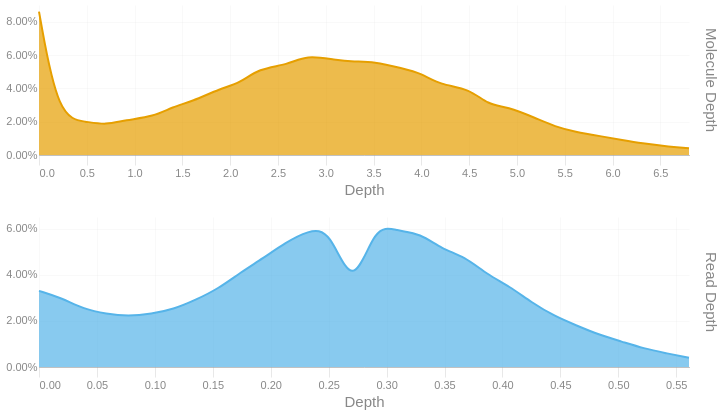

The notebook cell this image was saved under:
### Code cell
readdep = depth_hist(tb['Read Depth'], q99, 3)
readdep = readdep.with_columns(pl.lit('Read Depth').alias('Metric'))
if not SKIPLR:
    moldep = depth_hist(tb['Molecule Depth'], mol_q99, 1)
    moldep = moldep.with_columns(pl.lit('Molecule Depth').alias('Metric'))
    _hist = pl.concat([readdep, moldep])
    _hist = _hist.filter(pl.col('Proportion') != 0)
    with SafeRender(_hist):
        (
            alt.Chart(_hist)        
            .mark_area(interpolate = "basis")
            .encode(
                x=alt.X('Bin:Q').scale(domainMin=0).axis(alt.Axis(title='Depth')),
                y = alt.Y('Proportion:Q', title = None).axis(format = '.2%'),
                color = alt.Color('Metric:N').legend(None),
                row = alt.Row("Metric:N").header(title = None, labelOrient = 'right'),
                tooltip = [
                    alt.Tooltip("Metric:N", title = "Metric"),
                    alt.Tooltip('Interval:N', title = "Depth Interval"),
                    alt.Tooltip('Proportion:Q', title = "% Alignments").format('.2%')
                ]
            )
            .resolve_scale(x='independent', y='independent')
            .properties(
                height = 150, width = 650,
                usermeta={'embedOptions': {'downloadFileName': f'{samplename}.depth.hist'}}
            )
        ).display()
else:
    readdep = readdep.filter(pl.col('Proportion') != 0)
    with SafeRender(readdep):
        (
            alt.Chart(readdep)        
            .mark_area(interpolate = "basis")
            .encode(
                x=alt.X('Bin:Q').scale(domainMin=0).axis(alt.Axis(title='Depth')),
                y = alt.Y('Proportion:Q', title = None).axis(format = '.2%'),
                tooltip = [
                    alt.Tooltip('Interval:N', title = "Depth Interval"),
                    alt.Tooltip('Proportion:Q', title = "% Alignments").format('.2%')
                ]
            )
            .properties(
                usermeta={'embedOptions': {'downloadFileName': f'{samplename}.depth.hist'}}
            )
        ).display()

### Figure 1 — Vega-Lite specification as saved in the notebook (floating-point values rounded to 4 significant figures)
{"width": 650, "height": 150, "config": {"title": {"anchor": "start", "dy": -15, "fontSize": 18, "color": "#888888", "subtitleColor": "#888888", "subtitleFontSize": 14}, "arc": {"fill": "#0072B2"}, "axis": {"domainColor": "#888888", "domainWidth": 0.5, "gridWidth": 0.2, "grid": false, "titleFontWeight": 400, "titleFontSize": 15, "labelFontSize": 11, "labelColor": "#888888", "tickColor": "#888888", "tickWidth": 0.2, "titleColor": "#888888"}, "axisBand": {"grid": false}, "axisX": {"grid": true, "tickSize": 10, "domainCap": "round"}, "axisY": {"domain": false, "grid": true, "tickSize": 0, "domainCap": "round"}, "background": "transparent", "header": {"labelFontSize": 15, "labelColor": "#888888", "titleFontSize": 15, "titleFontWeight": 600, "titleColor": "#888888"}, "legend": {"labelFont": "sans-serif", "labelFontSize": 12, "labelColor": "#888888", "symbolSize": 100, "symbolType": "circle", "titleFontSize": 12, "titlePadding": 10, "titleColor": "#888888", "title": null}, "range": {"category": ["#E69F00", "#56B4E9", "#009E73", "#F0E442", "#0072B2", "#D55E00", "#CC79A7", "#000000"], "diverging": ["#cfe8f3", "#a2d4ec", "#73bfe2", "#46abdb", "#1696d2", "#12719e"]}, "area": {"fill": "#0072B2", "fillOpacity": 0.7, "line": true, "strokeOpacity": 0.7}, "line": {"color": "#0072B2", "stroke": "#0072B2", "strokeWidth": 2}, "trail": {"color": "#0072B2", "stroke": "#0072B2", "strokeWidth": 0, "size": 1}, "point": {"filled": true, "fillOpacity": 1.0, "size": 95}, "text": {"color": "#888888", "fontSize": 11, "align": "right", "fontWeight": 400, "size": 11}, "bar": {"fill": "#0072B2", "stroke": null}, "view": {"stroke": null, "continuousWidth": 660, "continuousHeight": 400}}, "data": {"name": "data-c9391c04bf793a10956b262baf962502"}, "mark": {"type": "area", "interpolate": "basis"}, "encoding": {"color": {"field": "Metric", "legend": null, "type": "nominal"}, "row": {"field": "Metric", "header": {"title": null, "labelOrient": "right"}, "type": "nominal"}, "tooltip": [{"field": "Metric", "title": "Metric", "type": "nominal"}, {"field": "Interval", "title": "Depth Interval", "type": "nominal"}, {"field": "Proportion", "format": ".2%", "title": "% Alignments", "type": "quantitative"}], "x": {"axis": {"title": "Depth"}, "field": "Bin", "scale": {"domainMin": 0}, "type": "quantitative"}, "y": {"axis": {"format": ".2%"}, "field": "Proportion", "title": null, "type": "quantitative"}}, "resolve": {"scale": {"x": "independent", "y": "independent"}}, "usermeta": {"embedOptions": {"downloadFileName": "TF26LRJL0029_5B_10484332_23Y22YLT4_L7.depth.hist"}}, "$schema": "https://vega.github.io/schema/vega-lite/v6.4.1.json", "datasets": {"data-c9391c04bf793a10956b262baf962502": [{"Bin": 0.0, "Interval": "0.0-0.019", "Proportion": 0.033, "Metric": "Read Depth"}, {"Bin": 0.019, "Interval": "0.019-0.039", "Proportion": 0.03, "Metric": "Read Depth"}, {"Bin": 0.039, "Interval": "0.039-0.058", "Proportion": 0.025, "Metric": "Read Depth"}, {"Bin": 0.058, "Interval": "0.058-0.077", "Proportion": 0.023, "Metric": "Read Depth"}, {"Bin": 0.077, "Interval": "0.077-0.097", "Proportion": 0.022, "Metric": "Read Depth"}, {"Bin": 0.097, "Interval": "0.097-0.116", "Proportion": 0.023, "Metric": "Read Depth"}, {"Bin": 0.116, "Interval": "0.116-0.135", "Proportion": 0.025, "Metric": "Read Depth"}, {"Bin": 0.135, "Interval": "0.135-0.155", "Proportion": 0.029, "Metric": "Read Depth"}, {"Bin": 0.155, "Interval": "0.155-0.174", "Proportion": 0.034, "Metric": "Read Depth"}, {"Bin": 0.174, "Interval": "0.174-0.193", "Proportion": 0.041, "Metric": "Read Depth"}, {"Bin": 0.193, "Interval": "0.193-0.213", "Proportion": 0.047, "Metric": "Read Depth"}, {"Bin": 0.213, "Interval": "0.213-0.232", "Proportion": 0.054, "Metric": "Read Depth"}, {"Bin": 0.232, "Interval": "0.232-0.251", "Proportion": 0.059, "Metric": "Read Depth"}, {"Bin": 0.251, "Interval": "0.251-0.271", "Proportion": 0.06, "Metric": "Read Depth"}, {"Bin": 0.271, "Interval": "0.271-0.29", "Proportion": 0.032, "Metric": "Read Depth"}, {"Bin": 0.29, "Interval": "0.29-0.309", "Proportion": 0.062, "Metric": "Read Depth"}, {"Bin": 0.309, "Interval": "0.309-0.329", "Proportion": 0.059, "Metric": "Read Depth"}, {"Bin": 0.329, "Interval": "0.329-0.348", "Proportion": 0.058, "Metric": "Read Depth"}, {"Bin": 0.348, "Interval": "0.348-0.367", "Proportion": 0.051, "Metric": "Read Depth"}, {"Bin": 0.367, "Interval": "0.367-0.387", "Proportion": 0.048, "Metric": "Read Depth"}, {"Bin": 0.387, "Interval": "0.387-0.406", "Proportion": 0.04, "Metric": "Read Depth"}, {"Bin": 0.406, "Interval": "0.406-0.425", "Proportion": 0.035, "Metric": "Read Depth"}, {"Bin": 0.425, "Interval": "0.425-0.445", "Proportion": 0.028, "Metric": "Read Depth"}, {"Bin": 0.445, "Interval": "0.445-0.464", "Proportion": 0.022, "Metric": "Read Depth"}, {"Bin": 0.464, "Interval": "0.464-0.483", "Proportion": 0.018, "Metric": "Read Depth"}, {"Bin": 0.483, "Interval": "0.483-0.503", "Proportion": 0.014, "Metric": "Read Depth"}, {"Bin": 0.503, "Interval": "0.503-0.522", "Proportion": 0.011, "Metric": "Read Depth"}, {"Bin": 0.522, "Interval": "0.522-0.541", "Proportion": 0.008, "Metric": "Read Depth"}, {"Bin": 0.541, "Interval": "0.541-0.561", "Proportion": 0.006, "Metric": "Read Depth"}, {"Bin": 0.561, "Interval": "0.561-0.58", "Proportion": 0.004, "Metric": "Read Depth"}, {"Bin": 0.0, "Interval": "0.0-0.2", "Proportion": 0.086, "Metric": "Molecule Depth"}, {"Bin": 0.2, "Interval": "0.2-0.5", "Proportion": 0.022, "Metric": "Molecule Depth"}, {"Bin": 0.5, "Interval": "0.5-0.7", "Proportion": 0.02, "Metric": "Molecule Depth"}, {"Bin": 0.7, "Interval": "0.7-0.9", "Proportion": 0.018, "Metric": "Molecule Depth"}, {"Bin": 0.9, "Interval": "0.9-1.2", "Proportion": 0.021, "Metric": "Molecule Depth"}, {"Bin": 1.2, "Interval": "1.2-1.4", "Proportion": 0.023, "Metric": "Molecule Depth"}, {"Bin": 1.4, "Interval": "1.4-1.6", "Proportion": 0.029, "Metric": "Molecule Depth"}, {"Bin": 1.6, "Interval": "1.6-1.9", "Proportion": 0.032, "Metric": "Molecule Depth"}, {"Bin": 1.9, "Interval": "1.9-2.1", "Proportion": 0.04, "Metric": "Molecule Depth"}, {"Bin": 2.1, "Interval": "2.1-2.3", "Proportion": 0.043, "Metric": "Molecule Depth"}, {"Bin": 2.3, "Interval": "2.3-2.6", "Proportion": 0.052, "Metric": "Molecule Depth"}, {"Bin": 2.6, "Interval": "2.6-2.8", "Proportion": 0.054, "Metric": "Molecule Depth"}, {"Bin": 2.8, "Interval": "2.8-3.1", "Proportion": 0.06, "Metric": "Molecule Depth"}, {"Bin": 3.1, "Interval": "3.1-3.3", "Proportion": 0.057, "Metric": "Molecule Depth"}, {"Bin": 3.3, "Interval": "3.3-3.5", "Proportion": 0.056, "Metric": "Molecule Depth"}, {"Bin": 3.5, "Interval": "3.5-3.8", "Proportion": 0.056, "Metric": "Molecule Depth"}, {"Bin": 3.8, "Interval": "3.8-4.0", "Proportion": 0.052, "Metric": "Molecule Depth"}, {"Bin": 4.0, "Interval": "4.0-4.2", "Proportion": 0.049, "Metric": "Molecule Depth"}, {"Bin": 4.2, "Interval": "4.2-4.5", "Proportion": 0.042, "Metric": "Molecule Depth"}, {"Bin": 4.5, "Interval": "4.5-4.7", "Proportion": 0.04, "Metric": "Molecule Depth"}, {"Bin": 4.7, "Interval": "4.7-4.9", "Proportion": 0.03, "Metric": "Molecule Depth"}, {"Bin": 4.9, "Interval": "4.9-5.2", "Proportion": 0.029, "Metric": "Molecule Depth"}, {"Bin": 5.2, "Interval": "5.2-5.4", "Proportion": 0.022, "Metric": "Molecule Depth"}, {"Bin": 5.4, "Interval": "5.4-5.6", "Proportion": 0.017, "Metric": "Molecule Depth"}, {"Bin": 5.6, "Interval": "5.6-5.9", "Proportion": 0.014, "Metric": "Molecule Depth"}, {"Bin": 5.9, "Interval": "5.9-6.1", "Proportion": 0.011, "Metric": "Molecule Depth"}, {"Bin": 6.1, "Interval": "6.1-6.3", "Proportion": 0.009, "Metric": "Molecule Depth"}, {"Bin": 6.3, "Interval": "6.3-6.6", "Proportion": 0.007, "Metric": "Molecule Depth"}, {"Bin": 6.6, "Interval": "6.6-6.8", "Proportion": 0.005, "Metric": "Molecule Depth"}, {"Bin": 6.8, "Interval": "6.8-7.04", "Proportion": 0.004, "Metric": "Molecule Depth"}]}}
